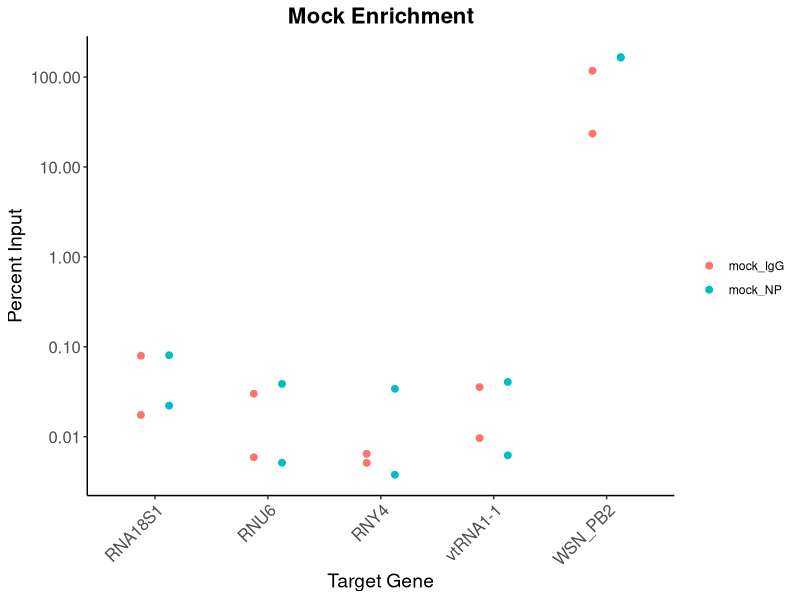
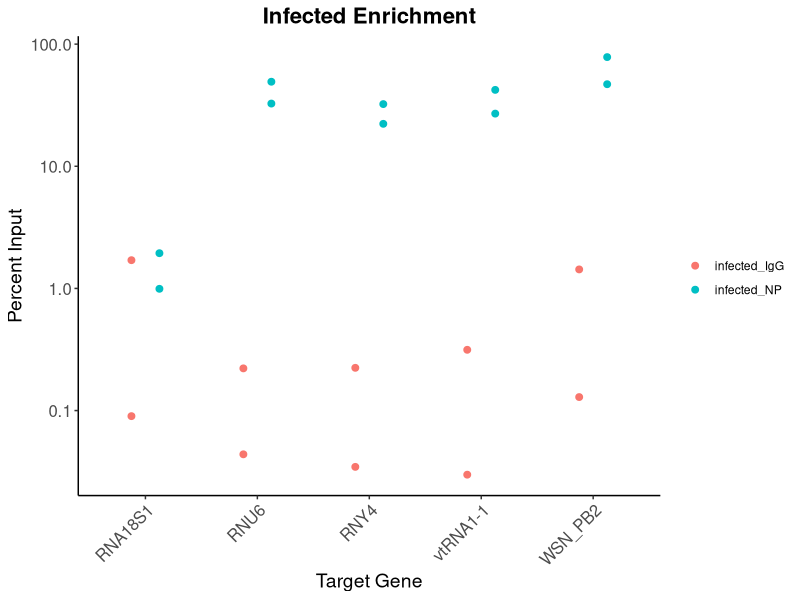

Source code (R) for these figures, in order: (Note: this script raises an error after producing the figures.)
library(dplyr)
library(tidyr)
library(ggplot2)
library(ggpubr)
library(scales)
library(stringr)

df <- read.csv("66.2_filtered.csv")

# Calculate mean CT, pivot wider, and convert to numeric
data <- df %>%
    group_by(Sample.Name, Target.Name, Task) %>%
    summarise(CT = mean(CT, na.rm = TRUE), .groups = "drop") %>%
    pivot_wider(names_from = Sample.Name, values_from = CT)

# Calculate enrichment for IgG and NP samples
data_enrich <- data %>%
    mutate(across(.cols = infect_enrich_NP,
                  .fns  = ~ . - infect_input_NP - log2(0.044^-1),
                  .names = "infected_NP_enrichment")) %>%
    mutate(across(.cols = mock_enrich_NP,
                  .fns  = ~ . - mock_input_NP - log2(0.044^-1),
                  .names = "mock_NP_enrichment")) %>%
    mutate(across(.cols = infect_enrich_IgG,
                  .fns  = ~ . - infect_input_IgG - log2(0.044^-1),
                  .names = "infected_IgG_enrichment")) %>%
    mutate(across(.cols = mock_enrich_IgG,
                  .fns  = ~ . - mock_input_IgG - log2(0.044^-1),
                  .names = "mock_IgG_enrichment")) %>%
    mutate(across(.cols = ends_with("enrichment"),
                  .fns  = ~ 2^-.x,
                  .names = "{.col}_percent_input"))
enrich_out <- data_enrich %>%
    select(Target.Name, Task,
           ends_with("percent_input")) %>%
    rename_with(~ sub("_enrichment_percent_input", "", .x), ends_with("percent_input")) %>%
    pivot_longer(
        cols = -c(Target.Name, Task),
        names_to = "Sample_Type",
        values_to = "percent_input",
        names_prefix = "percent_input_"
    )
write.csv(enrich_out, "66.2_percent_input_results.csv", row.names = FALSE)
# Separate mock and infected for plotting
enrich_out_mock <- enrich_out %>%
    filter(grepl("mock", Sample_Type))
enrich_out_infect <- enrich_out %>%
    filter(grepl("infect", Sample_Type))

p1_mock <- ggplot(enrich_out_mock, aes(x = Target.Name, y = percent_input, color = Sample_Type)) +
    geom_point(size = 2, position = position_dodge(width = 0.5)) +
    labs(title = "Mock Enrichment",
         x = "Target Gene",
         y = "Percent Input",
         color = "") +
    scale_y_log10(labels = label_number()) +
    theme_classic() +
    theme(axis.text.x = element_text(angle = 45, hjust = 1, size = 12),
          plot.title = element_text(hjust = 0.5, size = 16, face = "bold"),
          axis.title.x = element_text(size = 14),
          axis.title.y = element_text(size = 14),
          axis.text.y = element_text(size = 12))
ggsave("TN066/66.2/66.2_percent_input_mock.png", plot = p1_mock, width = 10, height = 6, dpi = 300)

p1_infect <- ggplot(enrich_out_infect, aes(x = Target.Name, y = percent_input, color = Sample_Type)) +
    geom_point(size = 2, position = position_dodge(width = 0.5)) +
    labs(title = "Infected Enrichment",
         x = "Target Gene",
         y = "Percent Input",
         color = "") +
    scale_y_log10(labels = label_number()) +
    theme_classic() +
    theme(axis.text.x = element_text(angle = 45, hjust = 1, size = 12),
          plot.title = element_text(hjust = 0.5, size = 16, face = "bold"),
          axis.title.x = element_text(size = 14),
          axis.title.y = element_text(size = 14),
          axis.text.y = element_text(size = 12))
ggsave("TN066/66.2/66.2_percent_input_infected.png", plot = p1_infect, width = 10, height = 6, dpi = 300)

# Calculate foldchange for mock and infected samples relative to IgG
data_foldchange <- data_enrich %>%
    mutate(infected = infect_enrich_NP - infect_enrich_IgG,
           mock = mock_enrich_NP - mock_enrich_IgG) %>%
    select(Target.Name, Task, infected, mock) %>%
    mutate(across(c(infected, mock), ~ 2^-.x))

# Pivot foldchange results longer for output
data_foldchange_long <- data_foldchange %>%
    select(Target.Name, infected, mock, Task) %>%
    pivot_longer(cols = c(infected, mock),
                 names_to = "Condition",
                 values_to = "relative_percent_input",
                 names_prefix = "percent_input_")
write.csv(data_foldchange_long, "TN066/66.2/66.2_foldchange_results.csv")

p2 <- ggplot(data_foldchange_long, aes(x = Target.Name, y = relative_percent_input, color = Condition)) +
    geom_point(size = 2, position = position_dodge(width = 0.5)) +
    labs(title = "Enrichment",
         x = "Target Gene",
         y = "Foldchange / IgG") +
    scale_y_log10(labels = label_number()) +
    theme_classic() +
    theme(axis.text.x = element_text(angle = 45, hjust = 1, size = 12),
          plot.title = element_text(hjust = 0.5, size = 16, face = "bold"),
          axis.title.x = element_text(size = 14),
          axis.title.y = element_text(size = 14),
          axis.text.y = element_text(size = 12))
ggsave("TN066/66.2/66.2_foldchange_plot.png", plot = p2, width = 10, height = 6, dpi = 300)

# Prepare publication figure without PB2
pub_data_mock <- enrich_out_mock %>%
    filter(Target.Name != "WSN_PB2") %>%
  mutate(Sample_Type = str_replace(Sample_Type, "mock_", ""))

pub_data_infect <- enrich_out_infect %>%
    filter(Target.Name != "WSN_PB2") %>%
  mutate(Sample_Type = str_replace(Sample_Type, "infected", ""))

pub_mock <- ggplot(pub_data_mock, aes(x = Target.Name, y = percent_input, color = Sample_Type)) +
    geom_point(size = 2, position = position_dodge(width = 0.5)) +
    labs(title = "Mock Enrichment",
         x = "",
         y = "Percent Input",
         color = "Bead") +
    scale_y_log10(labels = label_number()) +
    coord_cartesian(ylim = c(0.01, 100)) +
    theme_classic() +
    theme(axis.text.x = element_text(angle = 45, hjust = 1, size = 12),
          plot.title = element_text(hjust = 0.5, size = 16, face = "bold"),
          axis.title.y = element_text(size = 14),
          axis.text.y = element_text(size = 12))
pub_infect <- ggplot(pub_data_infect, aes(x = Target.Name, y = percent_input, color = Sample_Type)) +
    geom_point(size = 2, position = position_dodge(width = 0.5)) +
    labs(title = "Infected Enrichment",
         x = "",
         y = "",
         color = "") +
    scale_y_log10(labels = label_number()) +
    coord_cartesian(ylim = c(0.01, 100)) +
    theme_classic() +
    theme(axis.text.x = element_text(angle = 45, hjust = 1, size = 12),
          plot.title = element_text(hjust = 0.5, size = 16, face = "bold"),
          axis.text.y = element_blank(),
          axis.ticks.y = element_blank(),
          axis.line.y = element_blank())
pub_figure <- ggarrange(pub_mock, pub_infect, ncol = 2, nrow = 1, common.legend = TRUE, legend = "right")
print(pub_figure)
ggsave("TN066/66.2/66.2_rip_pub_figure.png", plot = pub_figure, width = 12, height = 6, dpi = 300)
